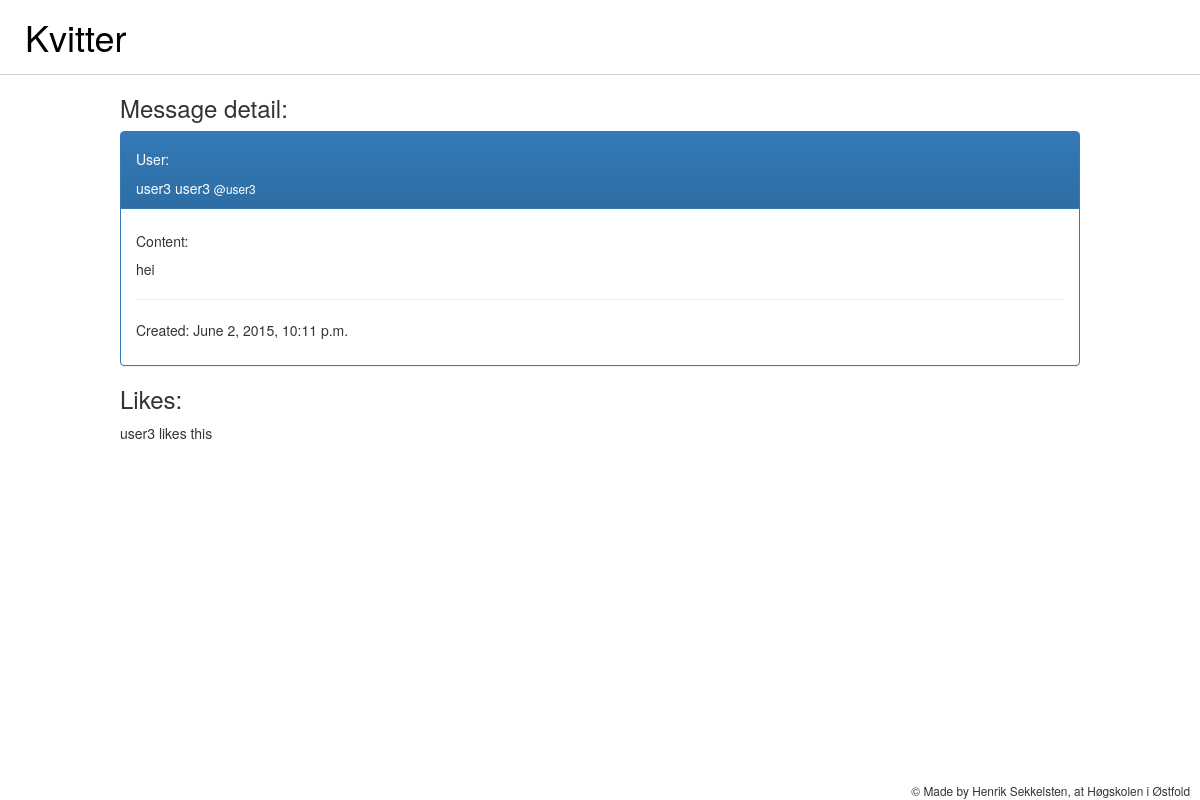
/message_app/message_detail/26/, run on the app's committed database.
### message_app/models.py (models this page shows)
class Message(models.Model):
    content = models.CharField(max_length=140)
    created_by = models.ForeignKey(User)
    created_datetime = models.DateTimeField()
    likes = models.ManyToManyField(User, related_name='likes')
    total_likes = models.IntegerField(default=0)

### message_app/views.py (the view)
# urls.py: url(r'^message_detail/(\d+)/$', views.message_detail, name='message_detail'),
def message_detail(request, message_id):
    message = Message.objects.get(pk=message_id)
    current_url = request.get_full_path()
    context = {
        'message': message,
        'current_url': current_url
    }
    return render(request, 'message_app/message_detail.html', context)

### message_app/templates/message_app/message_detail.html (shortened to what this page needs)
{% extends 'theme/base.html' %}
{% block pagecontent %}
    <h3>Message detail:</h3>
    <div class="panel panel-primary">
        <div class="panel-heading">
            <h5>User:</h5>
            {{message.created_by.first_name}} {{message.created_by.last_name}}
            <small>@{{message.created_by.username}}</small>
        </div>
        <div class="panel-body">
            <h5>Content:</h5>
            <p>{{message.content}}</p>
            <hr />
            <p>Created: {{message.created_datetime}}</p>
        </div>
    </div>
    <div id="message_likes">
        <h3>Likes:</h3>
        {% for like in message.likes.all %}
            <p>{{like.username}} likes this</p>
        {% endfor %}
    </div>
{% endblock %}

### data on the page
Message: created_by.first_name "user3", created_by.last_name "user3", created_by.username "user3", content "hei", created_datetime "June 2, 2015, 10:11 p.m."

### other printed values
{{ like.username }} "user3"
